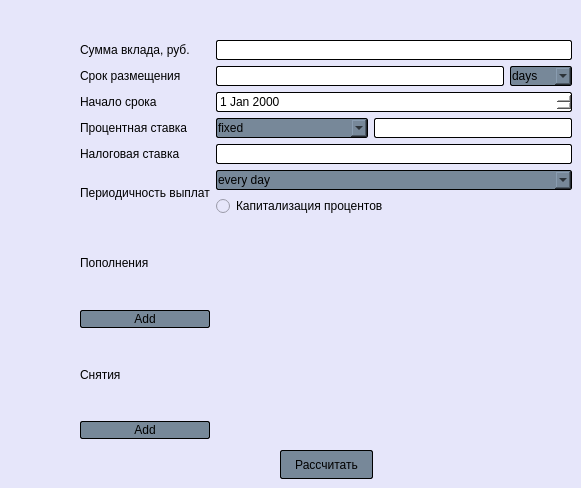
    <widget class="QWidget" name="DepositCalc">
     <property name="styleSheet">
      <string notr="true">QWidget {
	background-color: #E6E6FA;
}

QPushButton {
	color: #000000;
	background-color: #778899;
	border: 1px solid black;
    border-radius: 2px;
    padding: 1px;
}

QLineEdit {
	color: #000000;
	background-color: #FFFFFF;
	border: 1px solid black;
    border-radius: 2px;
    padding: 1px;
}

QComboBox {
	color: #000000;
	background-color: #778899;
	border: 1px solid black;
    border-radius: 2px;
    padding: 1px;
}

QDateEdit {
	color: #000000;
	background-color: #FFFFFF;
	border: 1px solid black;
    border-radius: 2px;
    padding: 1px;
}</string>
     </property>
     <attribute name="title">
      <string>DepositCalc</string>
     </attribute>
     <widget class="QWidget" name="gridLayoutWidget_3">
      <property name="geometry">
       <rect>
        <x>80</x>
        <y>40</y>
        <width>492</width>
        <height>399</height>
       </rect>
      </property>
      <layout class="QGridLayout" name="gridLayout_3">
       <item row="3" column="1">
        <layout class="QHBoxLayout" name="horizontalLayout_4">
         <item>
          <widget class="QComboBox" name="comboBox_2">
           <item>
            <property name="text">
             <string>fixed</string>
            </property>
           </item>
           <item>
            <property name="text">
             <string>depends on the amount</string>
            </property>
           </item>
           <item>
            <property name="text">
             <string>depends on the term</string>
            </property>
           </item>
          </widget>
         </item>
         <item>
          <widget class="QLineEdit" name="lineEdit_3"/>
         </item>
        </layout>
       </item>
       <item row="0" column="1">
        <widget class="QLineEdit" name="lineEdit"/>
       </item>
       <item row="1" column="0">
        <widget class="QLabel" name="time_label_2">
         <property name="text">
          <string>Срок размещения</string>
         </property>
        </widget>
       </item>
       <item row="5" column="0">
        <widget class="QLabel" name="period_label">
         <property name="text">
          <string>Периодичность выплат</string>
         </property>
        </widget>
       </item>
       <item row="5" column="1">
        <layout class="QVBoxLayout" name="verticalLayout_2">
         <item>
          <widget class="QComboBox" name="comboBox_3">
           <item>
            <property name="text">
             <string>every day</string>
            </property>
           </item>
           <item>
            <property name="text">
             <string>once a month</string>
            </property>
           </item>
           <item>
            <property name="text">
             <string>once a quarter</string>
            </property>
           </item>
           <item>
            <property name="text">
             <string>once a year</string>
            </property>
           </item>
           <item>
            <property name="text">
             <string>at the end of the term</string>
            </property>
           </item>
          </widget>
         </item>
         <item>
          <widget class="QRadioButton" name="radioButton">
           <property name="text">
            <string>Капитализация процентов</string>
           </property>
          </widget>
         </item>
        </layout>
       </item>
       <item row="4" column="0">
        <widget class="QLabel" name="nalog_label">
         <property name="text">
          <string>Налоговая ставка</string>
         </property>
        </widget>
       </item>
       <item row="1" column="1">
        <layout class="QHBoxLayout" name="horizontalLayout_5">
         <item>
          <widget class="QLineEdit" name="lineEdit_2"/>
         </item>
         <item>
          <widget class="QComboBox" name="comboBox">
           <item>
            <property name="text">
             <string>days</string>
            </property>
           </item>
           <item>
            <property name="text">
             <string>months</string>
            </property>
           </item>
           <item>
            <property name="text">
             <string>years</string>
            </property>
           </item>
          </widget>
         </item>
        </layout>
       </item>
       <item row="2" column="1">
        <widget class="QDateEdit" name="dateEdit_6"/>
       </item>
       <item row="3" column="0">
        <widget class="QLabel" name="proz_label_2">
         <property name="text">
          <string>Процентная ставка</string>
         </property>
        </widget>
       </item>
       <item row="4" column="1">
        <widget class="QLineEdit" name="lineEdit_6"/>
       </item>
       <item row="2" column="0">
        <widget class="QLabel" name="begin_data_label">
         <property name="text">
          <string>Начало срока</string>
         </property>
        </widget>
       </item>
       <item row="0" column="0">
        <widget class="QLabel" name="sum_label_2">
         <property name="text">
          <string>Сумма вклада, руб.</string>
         </property>
        </widget>
       </item>
       <item row="6" column="1">
        <layout class="QVBoxLayout" name="widgets_frame"/>
       </item>
       <item row="6" column="0">
        <layout class="QVBoxLayout" name="verticalLayout_3">
         <item>
          <widget class="QLabel" name="replenishment_label">
           <property name="text">
            <string>Пополнения</string>
           </property>
          </widget>
         </item>
         <item>
          <widget class="QPushButton" name="addDeposit_button">
           <property name="text">
            <string>Add</string>
           </property>
          </widget>
         </item>
        </layout>
       </item>
       <item row="8" column="0">
        <layout class="QVBoxLayout" name="verticalLayout_4">
         <item>
          <widget class="QLabel" name="label_7">
           <property name="text">
            <string>Снятия</string>
           </property>
          </widget>
         </item>
         <item>
          <widget class="QPushButton" name="addWithdrawal_button">
           <property name="text">
            <string>Add</string>
           </property>
          </widget>
         </item>
        </layout>
       </item>
       <item row="8" column="1">
        <layout class="QVBoxLayout" name="widgets_frame2"/>
       </item>
      </layout>
     </widget>
     <widget class="QPushButton" name="pushButton">
      <property name="geometry">
       <rect>
        <x>280</x>
        <y>450</y>
        <width>93</width>
        <height>29</height>
       </rect>
      </property>
      <property name="text">
       <string>Рассчитать</string>
      </property>
     </widget>
    </widget>
